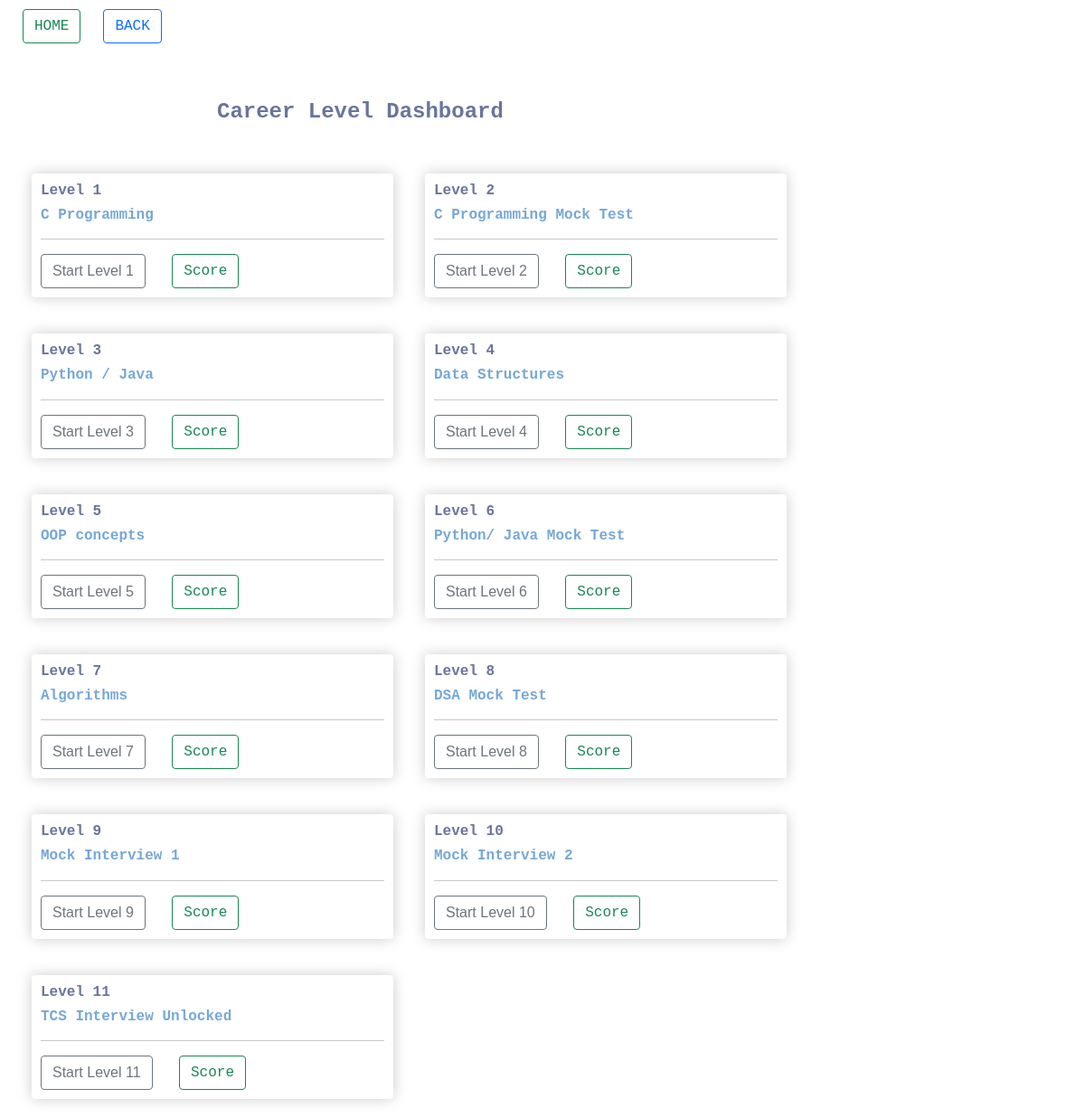
The app's page /level/1/ with its own data.
### app4/models.py (models this page shows, shortened)
class Level(models.Model):
    name = models.CharField(max_length=100,null=True)
    Topic = models.CharField(max_length=100,null=True)
    career= models.ForeignKey(CareerOption, null=True, on_delete= models.SET_NULL)

### app4/views.py (the view)
# urls.py: path('level/<str:pk>/',views.levelplay, name='levelbased'),
def levelplay(request,pk):
    career = CareerOption.objects.get(id=pk)
    levels = career.level_set.all()
    context = {'levels':levels,'career':career}
    return render(request,'app4/levelbased.html',context)

### app4/templates/app4/levelbased.html (shortened to what this page needs)
<!DOCTYPE html>
{% load static %}
<html>
    <head>
        <link href="https://cdn.jsdelivr.net/npm/bootstrap@5.0.2/dist/css/bootstrap.min.css" rel="stylesheet">
        <link rel="stylesheet" type="text/css" href="{% static 'styles/main.css' %}">
    </head>
<div style="width:100%; height:100px; margin-top:10px;"><a class="btn btn-outline-success" href="{% url 'home' %}">HOME</a><a class="btn btn-outline-primary" href="{% url 'career' %}">BACK</a></div>
<div style="margin-left:20%;">
 <h4 style="font-family:monospace; color:#68759c;"><strong>Career Level Dashboard</strong></h4>
  <hr style="color:white;">
  </div>
  {% for i in levels %}
  <div class="col-lg-4" style="margin-left:35px;">
			<div class="box-element product">
				<h6 style="font-family:monospace; color:#68759c;"><strong>{{ i.name }}</strong></h6>
                <h6 style="font-family:monospace; color:#76a7d6;"><strong>{{ i.Topic }}</strong></h6>
				<hr>
				<button data-product="" data-action="add" class="btn btn-outline-secondary add-btn update-cart">Start {{i.name}} </button>
				<a class="btn btn-outline-success" href="#">Score</a>
			</div>
		</div>
{% endfor %}

### static/styles/main.css (style rules this page uses)
a { text-decoration:none; color: #222222; color:white; font-family: monospace; margin-left: 25px; }
.box-element { box-shadow:hsl(0, 0%, 80%) 0 0 16px; background-color: #fff; border-radius: 4px; padding: 10px; width: 100%; }
.col-lg-4 { justify-content: center; margin-top: 20px; margin-bottom: 20px; float: left; margin-left: auto; margin-right: auto; }

### records on screen
Level: name "Level 1", Topic "C Programming"
Level: name "Level 2", Topic "C Programming Mock Test"
Level: name "Level 3", Topic "Python / Java"
Level: name "Level 4", Topic "Data Structures"
Level: name "Level 5", Topic "OOP concepts"
Level: name "Level 6", Topic "Python/ Java Mock Test"
Level: name "Level 7", Topic "Algorithms"
Level: name "Level 8", Topic "DSA Mock Test"
Level: name "Level 9", Topic "Mock Interview 1"
Level: name "Level 10", Topic "Mock Interview 2"
Level: name "Level 11", Topic "TCS Interview Unlocked"
